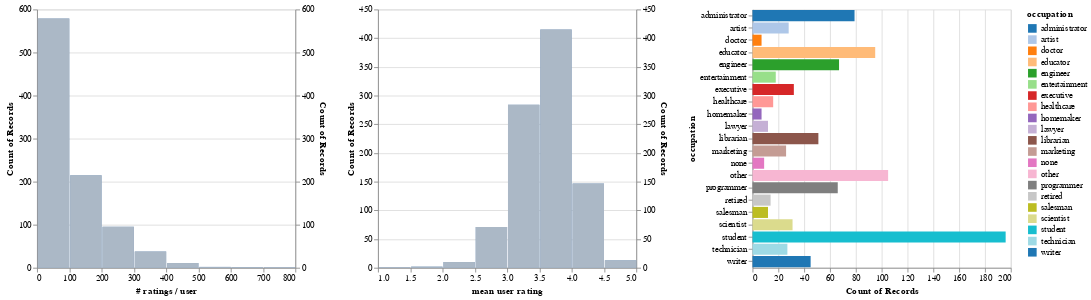

The code cell stored with this chart in its notebook:
### Code cell
users_ratings = (
    ratings
    .groupby('user_id', as_index=False)
    .agg({'rating': ['count', 'mean']})
    .flatten_cols()
    .merge(users, on='user_id')
)

# Create a chart for the count, and one for the mean.
alt.hconcat(
    filtered_hist('rating count', '# ratings / user', occupation_filter),
    filtered_hist('rating mean', 'mean user rating', occupation_filter),
    occupation_chart,
    data=users_ratings)

### Figure 1 — Vega-Lite specification as saved in the notebook (floating-point values rounded to 4 significant figures; data arrays with more than 128 entries replaced by an {"elided": "..."} marker saying what was removed)
{"config": {"view": {"continuousWidth": 400, "continuousHeight": 300}}, "hconcat": [{"layer": [{"mark": "bar", "encoding": {"x": {"type": "quantitative", "bin": {"maxbins": 10}, "field": "rating count", "title": "# ratings / user"}, "y": {"type": "quantitative", "aggregate": "count"}}, "transform": [{"filter": {"selection": "selector001"}}], "width": 300}, {"mark": "bar", "encoding": {"color": {"value": "lightgray"}, "opacity": {"value": 0.7}, "x": {"type": "quantitative", "bin": {"maxbins": 10}, "field": "rating count", "title": "# ratings / user"}, "y": {"type": "quantitative", "aggregate": "count"}}, "width": 300}], "resolve": {"scale": {"y": "independent"}}}, {"layer": [{"mark": "bar", "encoding": {"x": {"type": "quantitative", "bin": {"maxbins": 10}, "field": "rating mean", "title": "mean user rating"}, "y": {"type": "quantitative", "aggregate": "count"}}, "transform": [{"filter": {"selection": "selector001"}}], "width": 300}, {"mark": "bar", "encoding": {"color": {"value": "lightgray"}, "opacity": {"value": 0.7}, "x": {"type": "quantitative", "bin": {"maxbins": 10}, "field": "rating mean", "title": "mean user rating"}, "y": {"type": "quantitative", "aggregate": "count"}}, "width": 300}], "resolve": {"scale": {"y": "independent"}}}, {"mark": "bar", "encoding": {"color": {"condition": {"type": "nominal", "field": "occupation", "scale": {"scheme": "category20"}, "selection": "selector001"}, "value": "lightgray"}, "x": {"type": "quantitative", "aggregate": "count"}, "y": {"type": "nominal", "field": "occupation"}}, "height": 300, "selection": {"selector001": {"type": "multi", "fields": ["occupation"]}}, "width": 300}], "data": {"name": "data-0a8ad5fc1bdd6eda8744332d1a98f159"}, "$schema": "https://vega.github.io/schema/vega-lite/v4.8.1.json", "datasets": {"data-0a8ad5fc1bdd6eda8744332d1a98f159": {"elided": "943 records"}}}
